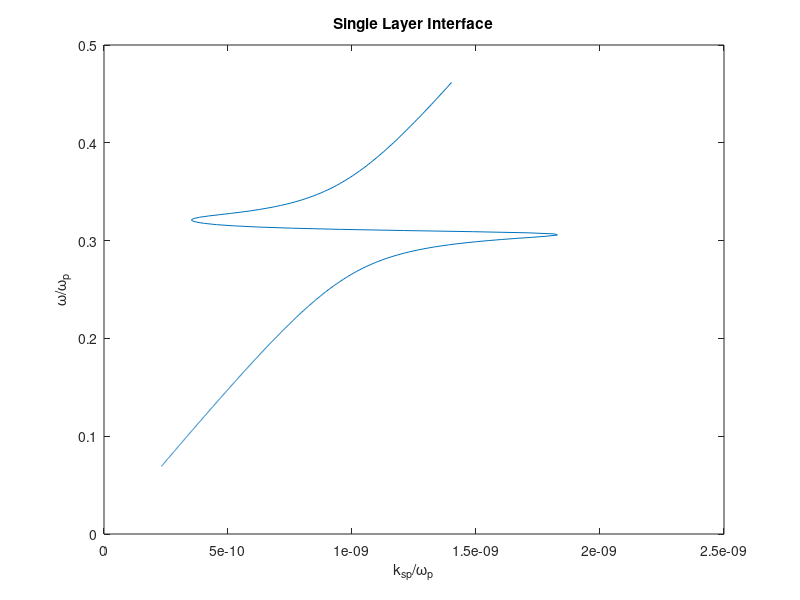
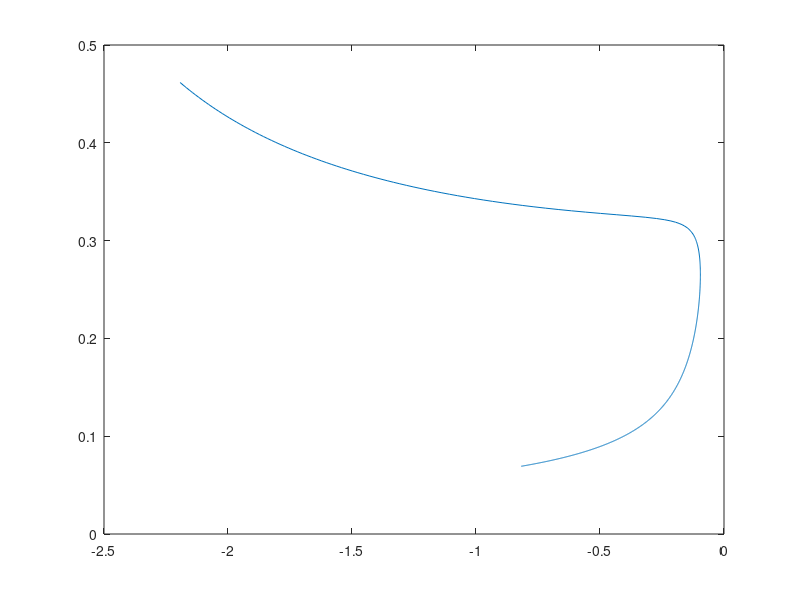

Write MATLAB code to recreate these figures, in order.
clc
clear all
close all

c = 299792458;
lam = linspace(300e-9,2000e-9,1000);
f = c./lam;
w = 2*pi*f;

eps_inf = 9.5;
wp = 1.36e16;
gamma = 1.05e14;

eps_au = eps_inf-wp^2./(w.^2+1i.*w.*gamma);

% figure 
% plot(lam*1e9,real(eps_au));  
% figure
% plot(lam*1e9,imag(eps_au));

% --- Step 2 ---

eps_d = 1; % we have interface with air
nsp = sqrt((eps_au*eps_d)./(eps_au+eps_d));
ksp = w/c .* nsp;

figure
plot(real(ksp)/wp,w/wp)
xlabel('k_{sp}/\omega_{p}'); ylabel('\omega/\omega_{p}')
title('Single Layer Interface')

% --- Multilayer surface plasmone ---
% IMI

d = 60e-9;
%d = linspace(0,60e-9,7);

k1 = w/c.*sqrt(eps_au);
k2 = w/c.*sqrt(eps_d);

figure
plot(-k2.*eps_au./(k1.*eps_d),w/wp);

% 
% figure
% plot(tanh(k1*d),w/wp)
% xlabel('tank_1a'); ylabel('\omega/\omega_{p}')
% title('Insulator-Metal-Insulator')